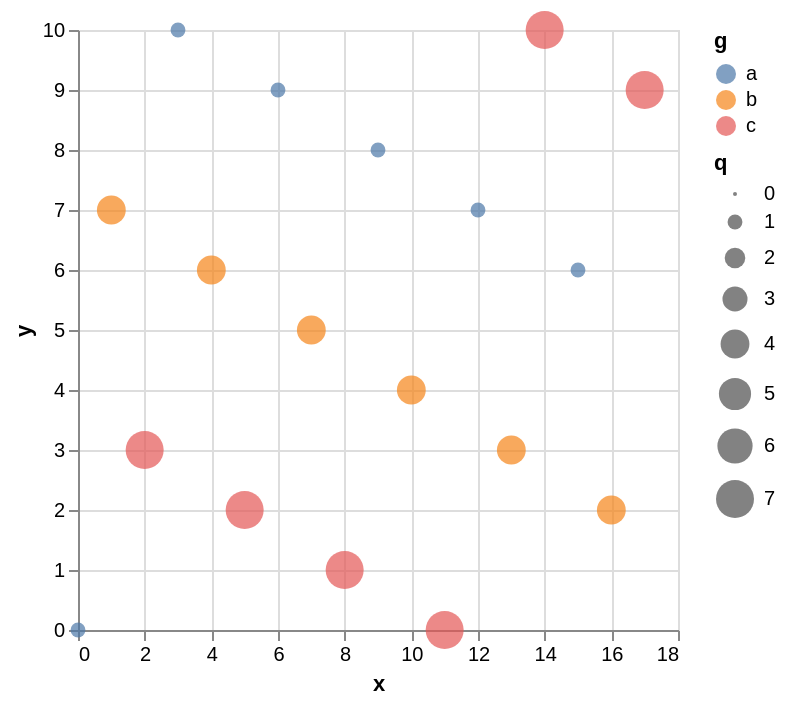

The Vega-Lite source for this figure:
### Vega-Lite specification from a JSON file in a GitHub repository (floating-point values rounded to 4 significant figures)
{"data": {"values": [{"x": 0, "y": 0, "q": 1, "g": "a", "h": "u"}, {"x": 1, "y": 7, "q": 4, "g": "b", "h": "v"}, {"x": 2, "y": 3, "q": 7, "g": "c", "h": "u"}, {"x": 3, "y": 10, "q": 1, "g": "a", "h": "v"}, {"x": 4, "y": 6, "q": 4, "g": "b", "h": "u"}, {"x": 5, "y": 2, "q": 7, "g": "c", "h": "v"}, {"x": 6, "y": 9, "q": 1, "g": "a", "h": "u"}, {"x": 7, "y": 5, "q": 4, "g": "b", "h": "v"}, {"x": 8, "y": 1, "q": 7, "g": "c", "h": "u"}, {"x": 9, "y": 8, "q": 1, "g": "a", "h": "v"}, {"x": 10, "y": 4, "q": 4, "g": "b", "h": "u"}, {"x": 11, "y": 0, "q": 7, "g": "c", "h": "v"}, {"x": 12, "y": 7, "q": 1, "g": "a", "h": "u"}, {"x": 13, "y": 3, "q": 4, "g": "b", "h": "v"}, {"x": 14, "y": 10, "q": 7, "g": "c", "h": "u"}, {"x": 15, "y": 6, "q": 1, "g": "a", "h": "v"}, {"x": 16, "y": 2, "q": 4, "g": "b", "h": "u"}, {"x": 17, "y": 9, "q": 7, "g": "c", "h": "v"}]}, "mark": "circle", "encoding": {"x": {"field": "x", "type": "quantitative"}, "y": {"field": "y", "type": "quantitative"}, "size": {"field": "q", "type": "quantitative"}, "color": {"field": "g", "type": "nominal"}}}
